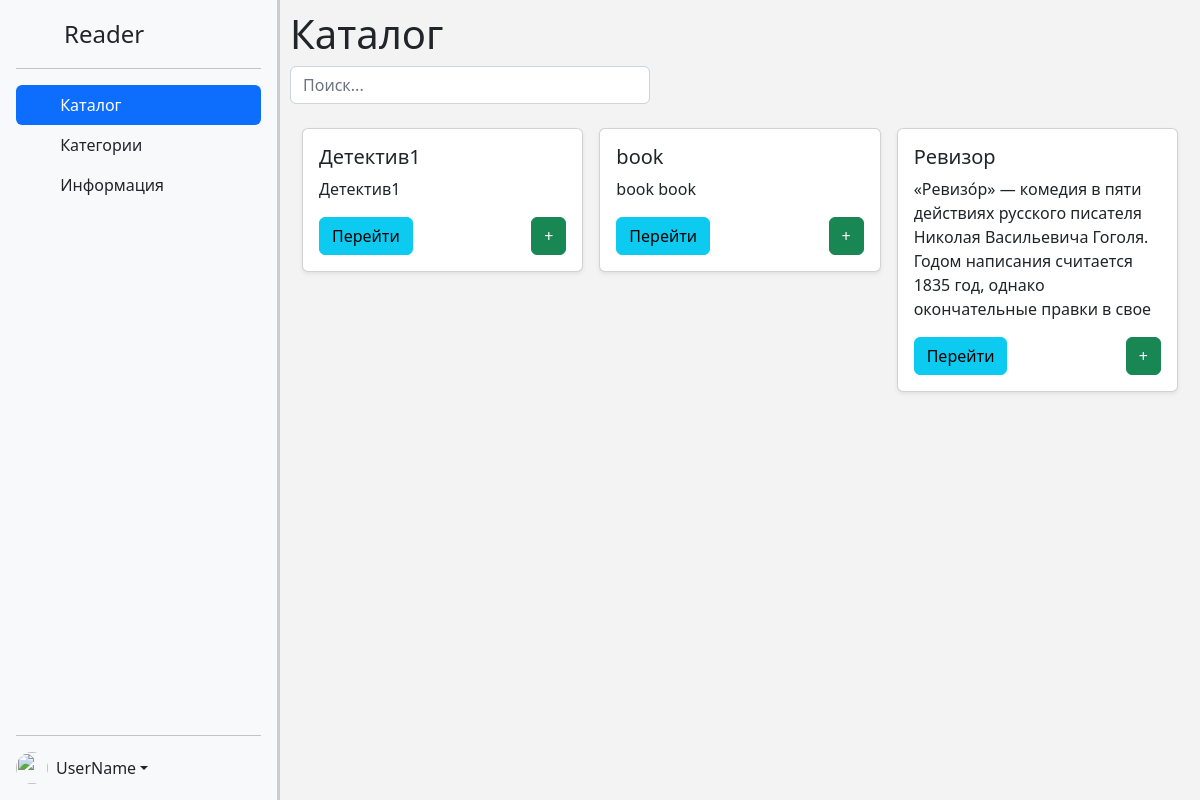
The page /?id=2 on the database its author committed.
### main/models.py (models this page shows, shortened)
class Book(models.Model):
    name = models.CharField(max_length=50)
    year = models.IntegerField()
    rate = models.IntegerField()
    pages = models.IntegerField()
    description = models.CharField(max_length=500)
    file = models.FileField(upload_to='files/', null=True)
    categories = models.ForeignKey(Categories, on_delete=models.CASCADE)

### main/views.py (the view)
# urls.py: path("", index.as_view(), name='index'),
class index(View):
    def get(self, request):
        context = {}
        if 'login' in request.session:
            context['name'] = request.session['login']
        context['books'] = Book.objects.all()
        if 'id' in request.GET:
            cat = Categories.objects.get(id=request.GET['id'])
            context['books'] = Book.objects.filter(categories=cat)
        else:
            context['books'] = Book.objects.all()
        return render(request, "main/index.html", context=context)

### main/templates/main/index.html (shortened to what this page needs)
{% extends 'base/index.html' %} {% block main %}
<div id="outer-container">
  {% include 'base/header.html' %}
  <div id="content">
    <h1>Каталог</h1>
    <input
      id="search"
      type="text"
      class="form-control"
      placeholder="Поиск..."
      style="width: 40%"
    /><br />
    <div class="container">
      <div class="row row-cols-1 row-cols-sm-2 row-cols-md-3 g-3">
        {% for i in books %}
        <div class="col">
          <div class="card shadow-sm">
            <div class="card-body">
              <h5>{{i.name}}</h5>
              <p class="card-text">{{i.description}}</p>
              <div class="d-flex justify-content-between align-items-center">
                <a
                  href="{% url 'viewBook' %}?id={{ i.id }}"
                  class="btn btn-info"
                  >Перейти</a
                >
                <a
                  href="{% url 'addBookMe' %}?id={{ i.id }}"
                  class="btn btn-success"
                  >+</a
                >
              </div>
            </div>
          </div>
        </div>
        {% endfor %}
      </div>
    </div>
  </div>
</div>
{% endblock main %}

### static/css/style.css (style rules this page uses)
body { background: rgb(243, 243, 243); }
#outer-container { display: table; width: 100%; height: 100%; }
#content { display: table-cell; width: 85%; vertical-align: top; height: 100vh; padding: 10px; }

### rows shown on the page
Book: name "Детектив1", description "Детектив1"
Book: name "book", description "book book"
Book: name "Ревизор", description "«Ревизо́р» — комедия в пяти действиях русского писателя Николая Васильевича Гоголя. Годом написания считается 1835 год, однако окончательные правки в свое"
